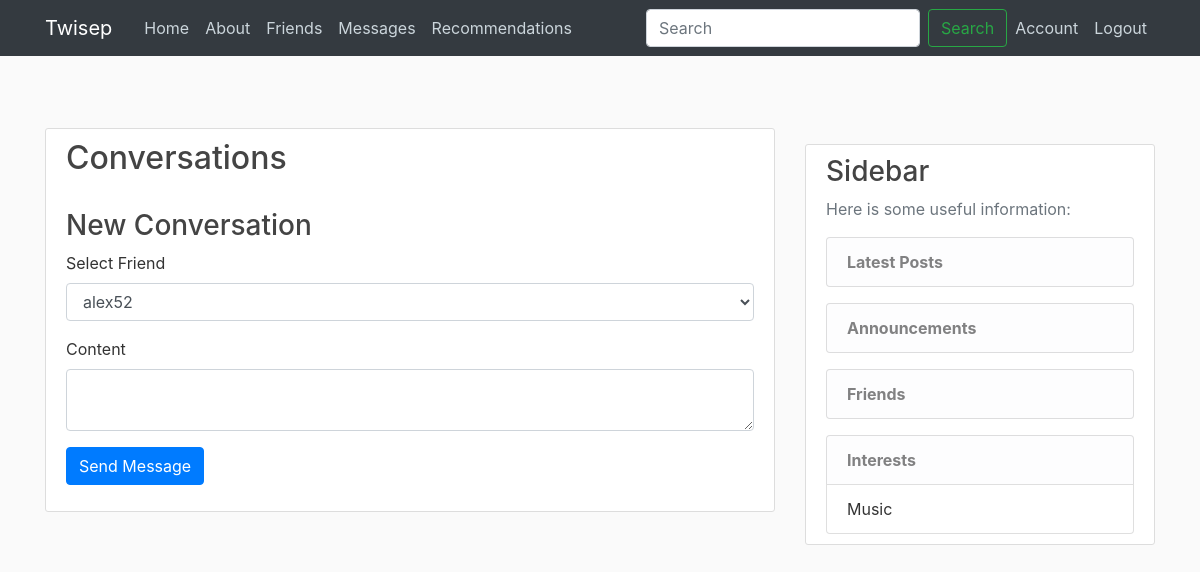
The page /conversations (signed in) on the database as committed earlier.
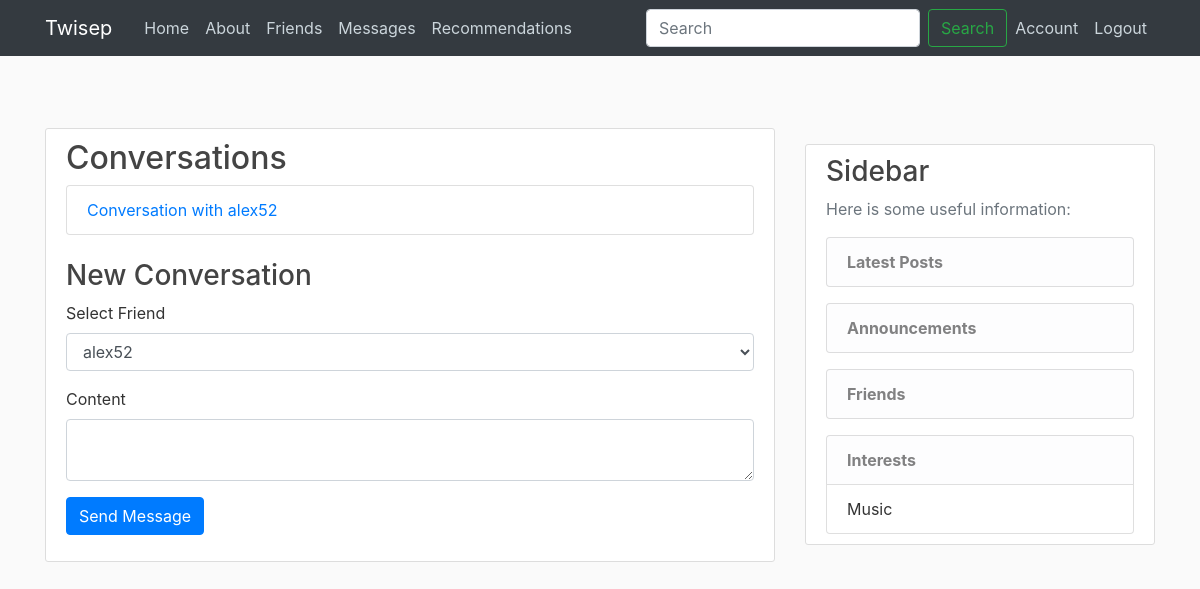
The same page on the database as committed later.
### flaskblog/models.py (models this page shows, shortened)
class Interest(db.Model):
    id = db.Column(db.Integer, primary_key=True)
    name = db.Column(db.String(100), nullable=False)
    user_id = db.Column(db.Integer, db.ForeignKey('user.id'), nullable=False)

class Conversation(db.Model):
    id = db.Column(db.Integer, primary_key=True)
    user1_id = db.Column(db.Integer, db.ForeignKey('user.id'), nullable=False)
    user2_id = db.Column(db.Integer, db.ForeignKey('user.id'), nullable=False)
    messages = db.relationship('Message', backref='conversation', lazy=True)

class User(db.Model, UserMixin):
    id = db.Column(db.Integer, primary_key=True)
    username = db.Column(db.String(20), unique=True, nullable=False)
    email = db.Column(db.String(120), unique=True, nullable=False)
    image_file = db.Column(db.String(20), nullable=False, default='default.jpg')
    password = db.Column(db.String(60), nullable=False)
    biography = db.Column(db.Text, nullable=True)
    posts = db.relationship('Post', backref='author', lazy=True)
    comments = db.relationship('Comment', backref='author', lazy=True)
    likes = db.relationship('Like', backref='user', lazy=True)
    sent_messages = db.relationship('Message', foreign_keys='Message.sender_id', backref='message_sender', lazy=True)
    received_messages = db.relationship('Message', foreign_keys='Message.receiver_id', backref='message_receiver', lazy=True)
    notifications = db.relationship('Notification', backref='user', lazy=True)
    profile_settings = db.relationship('ProfileSettings', backref='user', uselist=False)
    interests = db.relationship('Interest', backref='user', lazy=True)
    conversations_as_user1 = db.relationship('Conversation', foreign_keys='Conversation.user1_id', backref='user1', lazy=True)
    conversations_as_user2 = db.relationship('Conversation', foreign_keys='Conversation.user2_id', backref='user2', lazy=True)
    friends = db.relationship(
        'User', secondary='friendship',
        primaryjoin=(Friendship.user_id == id),
        secondaryjoin=(Friendship.friend_id == id),
        backref=db.backref('friends_of', lazy='dynamic'), lazy='dynamic')

### flaskblog/routes.py (the view, shortened to what this page needs)
@app.route("/conversations", methods=['GET', 'POST'])
@login_required
def conversations():
    friends = current_user.friends.all()  # Get mutual friends
    conversations = Conversation.query.filter(
        (Conversation.user1_id == current_user.id) | (Conversation.user2_id == current_user.id)
    ).all()
    form = MessageForm()
    form.receiver_id.choices = [(friend.id, friend.username) for friend in friends]
    return render_template('conversations.html', conversations=conversations, friends=friends, form=form)

### flaskblog/forms.py
class MessageForm(FlaskForm):
    receiver_id = SelectField('Select Friend', coerce=int, validators=[DataRequired()])
    content = TextAreaField('Content', validators=[DataRequired()])
    submit = SubmitField('Send Message')

class SearchUserForm(FlaskForm):
    username = StringField('Username', validators=[DataRequired(), Length(min=2, max=20)])
    submit = SubmitField('Search')

### flaskblog/models.py (called while the page is built)
@login_manager.user_loader
def load_user(user_id):
    return User.query.get(int(user_id))

### flaskblog/routes.py (called while the page is built)
@app.context_processor
def inject_search_form():
    return {
        'search_form': SearchUserForm(),
        'csrf_token': generate_csrf()
    }

### flaskblog/templates/conversations.html (shortened to what this page needs)
{% extends "layout.html" %}
{% block content %}
<div class="content-section">
    <h2>Conversations</h2>
    <ul class="list-group">
        {% for conversation in conversations %}
        <li class="list-group-item">
            <a href="{{ url_for('conversation', conversation_id=conversation.id) }}">
                Conversation with {{ conversation.user1.username if conversation.user1 != current_user else conversation.user2.username }}
            </a>
        </li>
        {% endfor %}
    </ul>
    <div class="row mt-4">
        <div class="col-md-12">
            <h3>New Conversation</h3>
            <form method="POST" action="{{ url_for('conversations') }}">
                <div class="form-group">
                    <label for="friend_select">Select Friend</label>
                    {{ form.receiver_id(class="form-control") }}
                </div>
                <div class="form-group">
                    {{ form.content.label(class="form-control-label") }}
                    {{ form.content(class="form-control") }}
                </div>
                <div class="form-group">
                    {{ form.submit(class="btn btn-primary") }}
                </div>
            </form>
        </div>
    </div>
</div>
{% endblock %}

### flaskblog/templates/layout.html (shortened to what this page needs)
<!DOCTYPE html>
<html>
<head>
     <link rel="stylesheet" href="https://maxcdn.bootstrapcdn.com/bootstrap/4.0.0/css/bootstrap.min.css">
     <link rel="stylesheet" type="text/css" href="{{ url_for('static', filename='main.css') }}">
</head>
<body>
    <header class="site-header">
        <nav class="navbar navbar-expand-md navbar-dark bg-dark fixed-top">
            <div class="container">
                <a class="navbar-brand mr-4" href="/">Twisep</a>
                <div class="collapse navbar-collapse" id="navbarToggle">
                    <div class="navbar-nav mr-auto">
                        <a class="nav-item nav-link" href="{{ url_for('home') }}">Home</a>
                        <a class="nav-item nav-link" href="{{ url_for('about') }}">About</a>
                        <a class="nav-item nav-link" href="{{ url_for('friends') }}">Friends</a>
                        <a class="nav-item nav-link" href="{{ url_for('conversations') }}">Messages</a>
                        <a class="nav-item nav-link" href="{{ url_for('recommendations_page') }}">Recommendations</a>
                    </div>
                    <div class="navbar-nav ml-auto">
                        <form class="form-inline my-2 my-lg-0" method="POST" action="{{ url_for('search') }}">
                            {{ search_form.username(class="form-control mr-sm-2", placeholder="Search", aria_label="Search") }}
                            <button class="btn btn-outline-success my-2 my-sm-0" type="submit">Search</button>
                        </form>
                        {% if current_user.is_authenticated %}
                            <a class="nav-item nav-link" href="{{ url_for('account') }}">Account</a>
                            <a class="nav-item nav-link" href="{{ url_for('logout') }}">Logout</a>
                        {% else %}
                            <a class="nav-item nav-link" href="{{ url_for('login') }}">Login</a>
                            <a class="nav-item nav-link" href="{{ url_for('register') }}">Register</a>
                        {% endif %}
                    </div>
                </div>
            </div>
        </nav>
    </header>
    <main role="main" class="container mt-5 pt-5">
        <div class="row">
            <div class="col-md-8">
                {% block content %}{% endblock %}
            </div>
            <div class="col-md-4">
                <div class="content-section mt-3">
                    <h3>Sidebar</h3>
                    <p class='text-muted'>Here is some useful information:</p>
                    <ul class="list-group">
                        <li class="list-group-item list-group-item-light"><strong>Latest Posts</strong></li>
                    </ul>
                    {% if current_user.is_authenticated %}
                    <ul class="list-group mt-3">
                        <li class="list-group-item list-group-item-light"><strong>Announcements</strong></li>
                    </ul>
                    <ul class="list-group mt-3">
                        <li class="list-group-item list-group-item-light"><strong>Friends</strong></li>
                    </ul>
                    <ul class="list-group mt-3">
                        <li class="list-group-item list-group-item-light"><strong>Interests</strong></li>
                        {% for interest in current_user.interests %}
                        <li class="list-group-item">{{ interest.name }}</li>
                        {% endfor %}
                    </ul>
                    {% endif %}
                </div>
            </div>
        </div>
    </main>
</body>
</html>

Rows that differ between the two databases and show on the page:
added Conversation: user1 "alex52"
